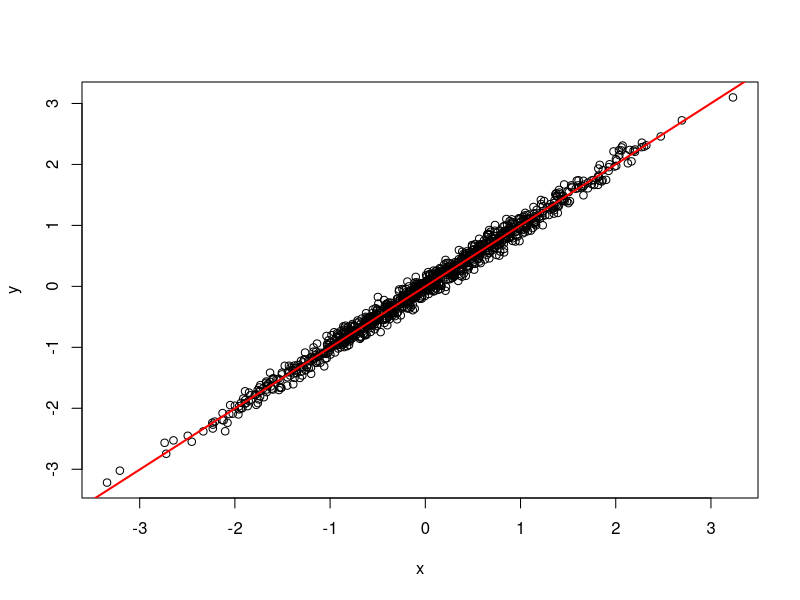
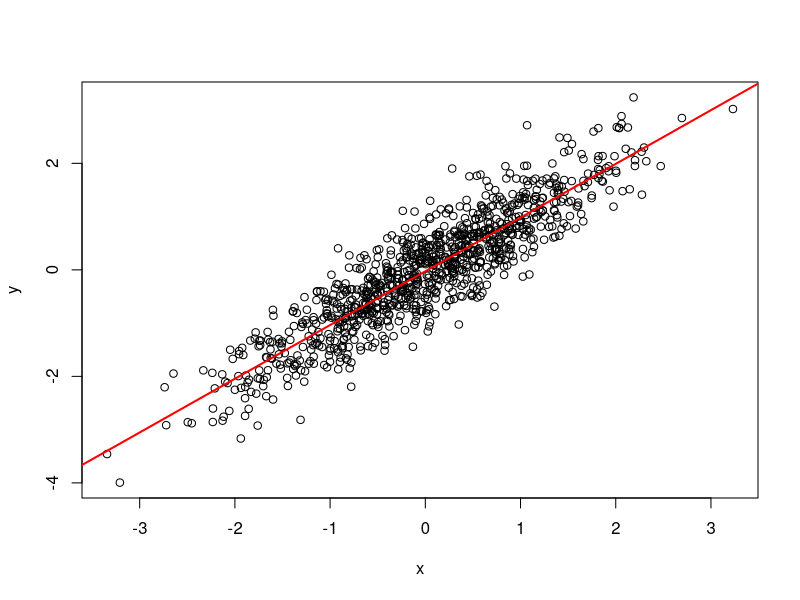
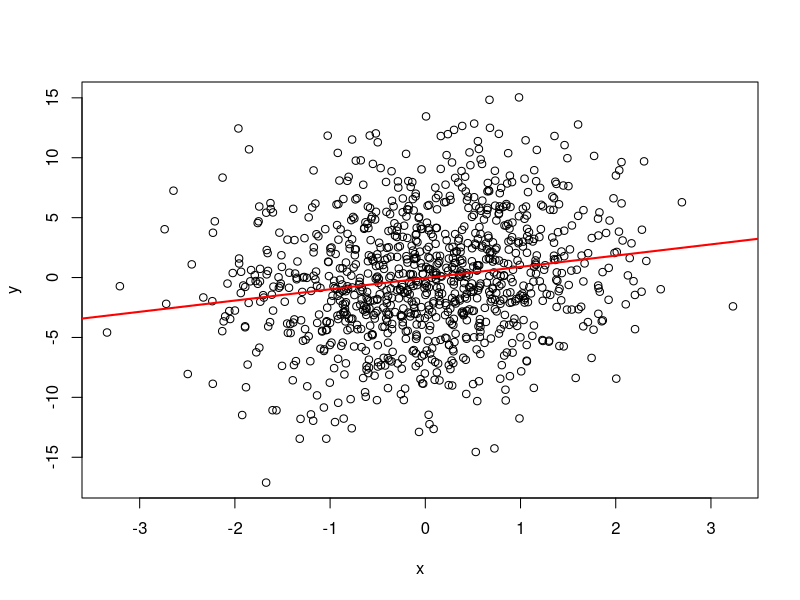

R code for these plots, in order:
# Regression Basics-1
n = 1000;
x = rnorm(n, 0, 1);
u = rnorm(n, 0, 0.1);
y = u + x;
plot(x,y);

fit = lm(y ~ x);
summary(fit);
# Regression Line
abline(fit$coefficients, col = "red", lwd = 2);


# Regression Basics-2
u = rnorm(n, 0, 0.5);
y = u + x;
plot(x,y);
fit = lm(y ~ x);
summary(fit);
# Regression Line
abline(fit$coefficients, col = "red", lwd = 2);


# Regression Basics-3
u = rnorm(n, 0, 5);
y = u + x;
plot(x,y);

fit = lm(y ~ x);
summary(fit);
# Regression Line
abline(fit$coefficients, col = "red", lwd = 2);


